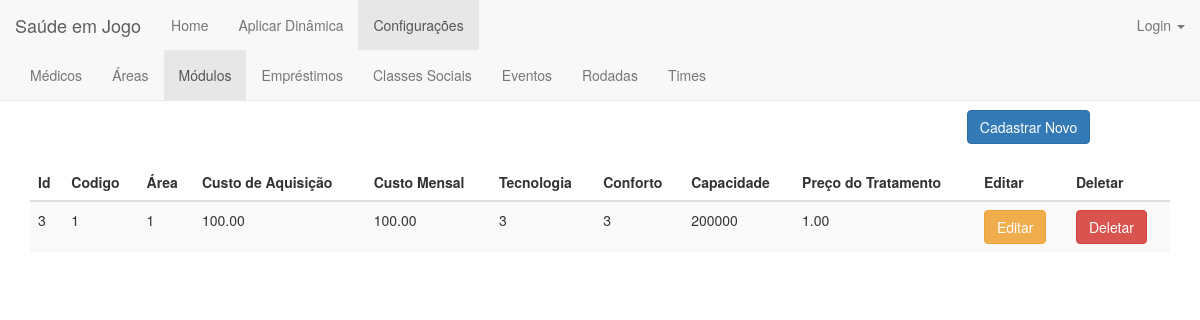
Before: /modulo/ with the older database file.
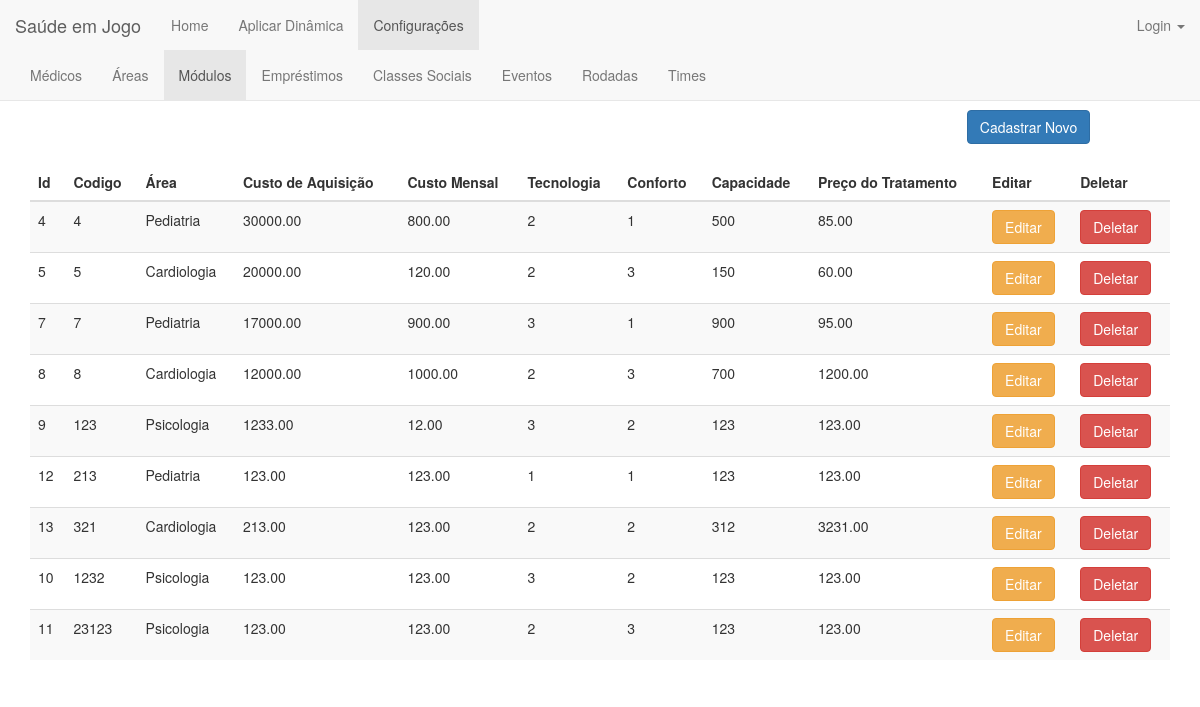
After: the same page with the newer database file.
### jogo/models.py (models this page shows, shortened)
class Modulo(models.Model):
    classificacao = ((1, '1'), (2, '2'), (3, '3'))
    codigo = models.IntegerField(validators=[MinValueValidator(1)], unique=True)  # Está certo existir esse código?
    area = models.ForeignKey(Area, on_delete=models.CASCADE)
    custo_de_aquisicao = models.FloatField(validators=[MinValueValidator(0.0)])
    custo_mensal = models.FloatField(validators=[MinValueValidator(0.0)])
    tecnologia = models.IntegerField(default=1, choices=classificacao)
    conforto = models.IntegerField(default=1, choices=classificacao)
    capacidade = models.IntegerField(validators=[MinValueValidator(1)])
    preco_do_tratamento = models.FloatField(validators=[MinValueValidator(0.0)])

class Area(models.Model):
    nome = models.CharField(max_length=200)
    def __str__(self):
        return self.nome

### jogo/views.py (the view)
# urls.py: url(r'^modulo/$', views.modulo_index, name='modulo_index'),
def modulo_index(request):
    modulos = Modulo.objects.order_by('codigo')
    return render(request, 'modulo/modulo_index.html', {'modulos':modulos})

### jogo/templates/modulo/modulo_index.html (shortened to what this page needs)
{% extends 'jogo/base_configuracoes.html' %}
{% block modulo %}class="active"{% endblock %}
{% block body %}
<div class="container">
    <center><h1>Módulos</h1></center>
    <div align="right" style="margin-right: 7%">
        <a href="{% url 'jogo:modulo_new' %}"><button type="submit" class="btn btn-primary">Cadastrar Novo</button></a>
    </div>
    <br>
    <table class="table table-striped">
        <thead>
        <tr>
            <th>Id</th>
            <th>Codigo</th>
            <th>Área</th>
            <th>Custo de Aquisição</th>
            <th>Custo Mensal</th>
            <th>Tecnologia</th>
            <th>Conforto</th>
            <th>Capacidade</th>
            <th>Preço do Tratamento</th>
            <th>Editar</th>
            <th>Deletar</th>
        </tr>
        </thead>
        <tbody>
        {% for modulo in modulos %}
        <tr>
            <td>{{modulo.id}}</td>
            <td>{{modulo.codigo}}</td>
            <td>{{modulo.area}}</td>
            <td>{{modulo.custo_de_aquisicao | floatformat:2}}</td>
            <td>{{modulo.custo_mensal | floatformat:2}}</td>
            <td>{{modulo.tecnologia}}</td>
            <td>{{modulo.conforto}}</td>
            <td>{{modulo.capacidade}}</td>
            <td>{{modulo.preco_do_tratamento | floatformat:2}}</td>
            <td><a href="{% url 'jogo:modulo_edit' modulo.id %}"><button type="button" class="btn btn-warning">Editar</button></a></td>
            <td><a href="{% url 'jogo:modulo_delete' modulo.id %}"><button type="button" class="btn btn-danger">Deletar</button></a></td>
        </tr>
            {% endfor %}
        </tbody>
    </table>
</div>
{% endblock body %}

### jogo/templates/jogo/base_configuracoes.html (shortened to what this page needs)
{% extends 'base.html' %}
{% block base_configuracoes %}class="active"{% endblock %}
{% block base_configuracoes_navbar %}
        <div class="container-fluid">
            <div class="collapse navbar-collapse" id="bs-example-navbar-collapse-1">
                <ul class="nav navbar-nav">
                     <li {% block medico %}{% endblock %}><a href="{% url 'jogo:medico_index' %}">Médicos{% block medico_span %}{% endblock %}</a></li>
                   <li {% block area %}{% endblock %}><a href="{% url 'jogo:area_index' %}">Áreas{% block area_span %}{% endblock %}</a></li>
                    <li {% block modulo %}{% endblock %}><a href="{% url 'jogo:modulo_index' %}">Módulos{% block modulo_span %}{% endblock %}</a></li>
                    <li {% block emprestimo %}{% endblock %}><a href="{% url 'jogo:emprestimo_index' %}">Empréstimos{% block emprestimo_span %}{% endblock %}</a></li>
                    <li {% block classe_social %}{% endblock %}><a href="{% url 'jogo:classe_social_index' %}">Classes Sociais{% block classe_social_span %}{% endblock %}</a></li>
                    <li {% block evento %}{% endblock %}><a href="{% url 'jogo:evento_index' %}">Eventos{% block evento_span %}{% endblock %}</a></li>
                    <li {% block rodada %}{% endblock %}><a href="{% url 'jogo:rodada_index' %}">Rodadas{% block rodada_span %}{% endblock %}</a></li>
                    <li {% block time %}{% endblock %}><a href="{% url 'jogo:time_index' %}">Times{% block time_span %}{% endblock %}</a></li>
                </ul>
            </div>
        </div>
{% endblock %}

### jogo/templates/base.html (shortened to what this page needs)
{% load staticfiles %}
<!DOCTYPE html>
<html lang="en">
<head>
    <link rel="stylesheet" href="http://maxcdn.bootstrapcdn.com/bootstrap/3.3.6/css/bootstrap.min.css">
</head>
<body>
    <nav class="navbar navbar-default navbar-fixed-top">
        <div class="container-fluid">
            <div class="navbar-header">
                <a class="navbar-brand" href="#">Saúde em Jogo</a>
            </div>
            <div class="collapse navbar-collapse" id="bs-example-navbar-collapse-1">
                <ul class="nav navbar-nav">
                    <li {% block home %}{% endblock %}><a href="{% url 'jogo:index' %}">Home{% block home_span %}{% endblock %}</a></li>
                    <li {% block base_aplicar_dinamica %}{% endblock %}><a href="{% url 'jogo:base_aplicar_dinamica' %}">Aplicar Dinâmica{% block base_aplicar_dinamica_span %}{% endblock %}</a></li>
                    <li {% block base_configuracoes %}{% endblock %}><a href="{% url 'jogo:base_configuracoes' %}">Configurações{% block base_configuracoes_span %}{% endblock %}</a></li>
                </ul>
                <ul class="nav navbar-nav navbar-right">
                    <li class="dropdown">
                        <a href="#" class="dropdown-toggle" data-toggle="dropdown" role="button" aria-haspopup="true" aria-expanded="false">Login <span class="caret"></span></a>
                    </li>
                </ul>
            </div>
        </div>
    {% block base_configuracoes_navbar %}{% endblock %}
    </nav>
    <br><br>
{% block body %}
{% endblock %}
</body>
</html>

Changed rows visible on the page:
removed Modulo: id "3", codigo "1", area "1", custo_de_aquisicao "100.00", custo_mensal "100.00", tecnologia "3", conforto "3", capacidade "200000", preco_do_tratamento "1.00"
added Modulo: id "4", codigo "4", area "Pediatria", custo_de_aquisicao "30000.00", custo_mensal "800.00", tecnologia "2", conforto "1", capacidade "500", preco_do_tratamento "85.00"
added Modulo: id "5", codigo "5", area "Cardiologia", custo_de_aquisicao "20000.00", custo_mensal "120.00", tecnologia "2", conforto "3", capacidade "150", preco_do_tratamento "60.00"
added Modulo: id "7", codigo "7", area "Pediatria", custo_de_aquisicao "17000.00", custo_mensal "900.00", tecnologia "3", conforto "1", capacidade "900", preco_do_tratamento "95.00"
added Modulo: id "8", codigo "8", area "Cardiologia", custo_de_aquisicao "12000.00", custo_mensal "1000.00", tecnologia "2", conforto "3", capacidade "700", preco_do_tratamento "1200.00"
added Modulo: id "9", codigo "123", area "Psicologia", custo_de_aquisicao "1233.00", custo_mensal "12.00", tecnologia "3", conforto "2", capacidade "123", preco_do_tratamento "123.00"
added Modulo: id "12", codigo "213", area "Pediatria", custo_de_aquisicao "123.00", custo_mensal "123.00", tecnologia "1", conforto "1", capacidade "123", preco_do_tratamento "123.00"
added Modulo: id "13", codigo "321", area "Cardiologia", custo_de_aquisicao "213.00", custo_mensal "123.00", tecnologia "2", conforto "2", capacidade "312", preco_do_tratamento "3231.00"
added Modulo: id "10", codigo "1232", area "Psicologia", custo_de_aquisicao "123.00", custo_mensal "123.00", tecnologia "3", conforto "2", capacidade "123", preco_do_tratamento "123.00"
added Modulo: id "11", codigo "23123", area "Psicologia", custo_de_aquisicao "123.00", custo_mensal "123.00", tecnologia "2", conforto "3", capacidade "123", preco_do_tratamento "123.00"
